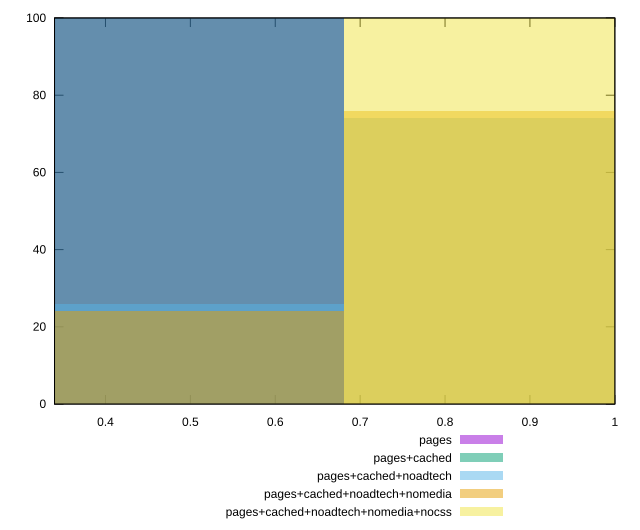

Recreate this plot in gnuplot.
reset

$pages <<EOF
0.45384878925867234 100
EOF

$pagesCached <<EOF
0.45384878925867234 100
EOF

$pagesCachedNoadtech <<EOF
0.45384878925867234 26
0.9076975785173447 74
EOF

$pagesCachedNoadtechNomedia <<EOF
0.45384878925867234 24
0.9076975785173447 76
EOF

$pagesCachedNoadtechNomediaNocss <<EOF
0.9076975785173447 100
EOF

set key outside below
set boxwidth 0.45384878925867234
set xrange [0.34:1]
set yrange [0:100]
set trange [0:100]
set style fill transparent solid 0.5 noborder
set terminal svg size 640, 530 enhanced background rgb 'white'
set output "report_00017_2021-02-10T15-08-03.406Z/render-blocking-resources/comparison/histogram/all_score.svg"

plot $pages title "pages" with boxes, \
     $pagesCached title "pages+cached" with boxes, \
     $pagesCachedNoadtech title "pages+cached+noadtech" with boxes, \
     $pagesCachedNoadtechNomedia title "pages+cached+noadtech+nomedia" with boxes, \
     $pagesCachedNoadtechNomediaNocss title "pages+cached+noadtech+nomedia+nocss" with boxes

reset
